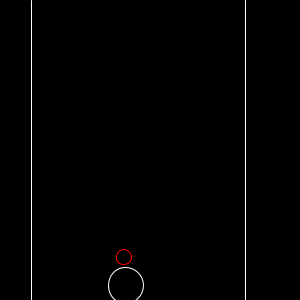
Frame 1 (no input)
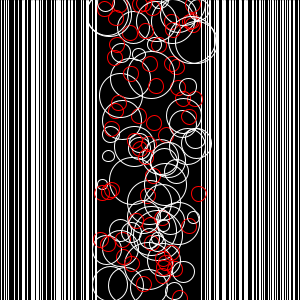
Frame 60 (the mouse pressed at the canvas centre just before this capture)
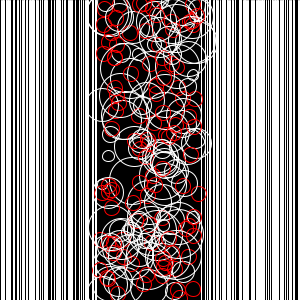
Frame 120 (the mouse held since frame 60 and released just before this capture)

The Processing sketch that drew these frames (run headless with seeded random() and noise(); from frame 60 on, the mouse is pressed at the canvas centre):

// Processing sketch: processing_36746
// ── processing_36746.pde

void setup() {
  size(300, 300);
  background(0);
}

float count = 100; //max circles
float circle; //circle size
float la; //left side lines
float lb; //right side lines

void draw() {

  if (count > 0) {
    noFill();
    circle = random(10, 50); //circle size range
    stroke(255);
    ellipse (random(100, 200), random(height), circle, circle);
    stroke(255,0,0);
    ellipse (random(100,200),random(height),15,15);
  }
  
  if (count > 0) {
    la = random(0,100);
    lb = random(200,300);
    stroke(255);
    line(la,0,la,height); //random line locations
    line(lb,0,lb,height);
  }
    
    count--;
  }
  
